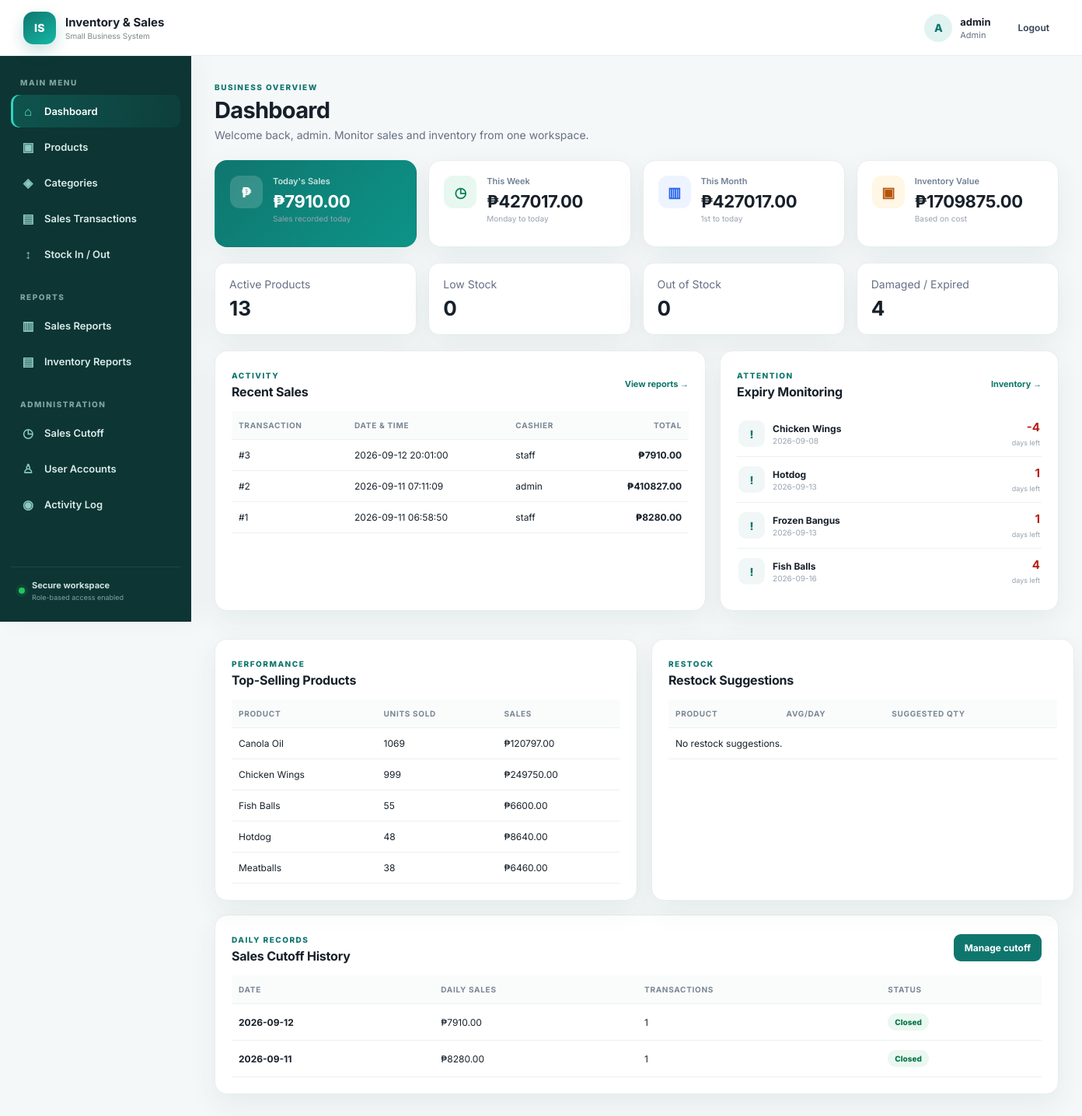
The page / (signed in) on the database its author committed.
### tables this page shows
CREATE TABLE sales (id INTEGER PRIMARY KEY AUTOINCREMENT, total REAL NOT NULL, payment REAL NOT NULL DEFAULT 0, change_amount REAL NOT NULL DEFAULT 0, created_at TEXT NOT NULL, cashier TEXT NOT NULL);

CREATE TABLE products (id INTEGER PRIMARY KEY AUTOINCREMENT, name TEXT NOT NULL, category_id INTEGER, price REAL NOT NULL DEFAULT 0, cost REAL NOT NULL DEFAULT 0, stock INTEGER NOT NULL DEFAULT 0, reorder_level INTEGER NOT NULL DEFAULT 5, expiry_date text, active integer not null default 1, FOREIGN KEY(category_id) REFERENCES categories(id) ON DELETE SET NULL);

CREATE TABLE sales_cutoffs (id INTEGER PRIMARY KEY AUTOINCREMENT, business_date TEXT UNIQUE NOT NULL, total_sales REAL NOT NULL DEFAULT 0, transaction_count INTEGER NOT NULL DEFAULT 0, closed_at TEXT NOT NULL, closed_by TEXT NOT NULL);

### app.py (the view)
@app.route("/")
@login_required
def dashboard():
    conn = db()
    periods = period_totals(conn)
    stats = {
        "products": conn.execute("SELECT COUNT(*) c FROM products WHERE active=1").fetchone()["c"],
        "inventory_value": conn.execute("SELECT COALESCE(SUM(stock*cost),0) v FROM products WHERE active=1").fetchone()["v"],
        "low_stock_count": conn.execute("SELECT COUNT(*) c FROM products WHERE active=1 AND stock>0 AND stock<=reorder_level").fetchone()["c"],
        "out_stock_count": conn.execute("SELECT COUNT(*) c FROM products WHERE active=1 AND stock=0").fetchone()["c"],
        "damaged": conn.execute("SELECT COALESCE(SUM(quantity),0) n FROM inventory_adjustments WHERE adjustment_type IN ('DAMAGED','CUSTOMER_RETURN_DAMAGED')").fetchone()["n"],
        "expired": conn.execute("SELECT COALESCE(SUM(quantity),0) n FROM inventory_adjustments WHERE adjustment_type IN ('EXPIRED','CUSTOMER_RETURN_EXPIRED')").fetchone()["n"],
        "returns": conn.execute("SELECT COALESCE(SUM(quantity),0) n FROM inventory_adjustments WHERE adjustment_type LIKE 'CUSTOMER_RETURN_%'").fetchone()["n"],
        "sales": conn.execute("SELECT COUNT(*) c FROM sales").fetchone()["c"],
        "revenue": conn.execute("SELECT COALESCE(SUM(total),0) t FROM sales").fetchone()["t"],
    }
    low_stock = conn.execute("""
        SELECT p.*, c.name category FROM products p
        LEFT JOIN categories c ON c.id=p.category_id
        WHERE p.stock <= p.reorder_level ORDER BY p.stock ASC LIMIT 8
    """).fetchall()
    recent_sales = conn.execute("SELECT * FROM sales ORDER BY id DESC LIMIT 8").fetchall()
    near_expiry = conn.execute("SELECT p.*, CAST(julianday(p.expiry_date)-julianday(?) AS INTEGER) days_left FROM products p WHERE p.active=1 AND p.expiry_date IS NOT NULL AND date(p.expiry_date)<=date(?, '+7 day') ORDER BY date(p.expiry_date) LIMIT 8", (today_str(),today_str())).fetchall()
    top_products = conn.execute("SELECT p.name,SUM(si.quantity) qty,SUM(si.subtotal) sales FROM sale_items si JOIN products p ON p.id=si.product_id GROUP BY si.product_id ORDER BY qty DESC LIMIT 5").fetchall()
    forecast=[]
    for prod in conn.execute("SELECT id,name,stock FROM products WHERE active=1 ORDER BY name").fetchall():
        sold=conn.execute("SELECT COALESCE(SUM(si.quantity),0) q FROM sale_items si JOIN sales ss ON ss.id=si.sale_id WHERE si.product_id=? AND date(ss.created_at)>=date(?, '-30 day')",(prod["id"],today_str())).fetchone()["q"]
        avg=sold/30
        suggested=max(0,int(round(avg*7))-prod["stock"])
        if suggested>0 or prod["stock"]==0: forecast.append({"name":prod["name"],"avg":round(avg,1),"suggested":suggested})
    forecast=sorted(forecast,key=lambda x:(-x["suggested"],x["name"]))[:6]
    cutoff = conn.execute("SELECT * FROM sales_cutoffs ORDER BY business_date DESC LIMIT 7").fetchall()
    today_cutoff = conn.execute("SELECT * FROM sales_cutoffs WHERE business_date=?", (today_str(),)).fetchone()
    conn.close()
    return render_template("dashboard.html", stats=stats, periods=periods,
                           low_stock=low_stock, recent_sales=recent_sales,
                           cutoff=cutoff, today_cutoff=today_cutoff, near_expiry=near_expiry, top_products=top_products, forecast=forecast)

### app.py (called while the page is built)
def db():
    conn = sqlite3.connect(DB)
    conn.row_factory = sqlite3.Row
    conn.execute("PRAGMA foreign_keys = ON")
    return conn

def today_str():
    return date.today().isoformat()

def login_required(f):
    @wraps(f)
    def wrapped(*args, **kwargs):
        if "user_id" not in session:
            return redirect(url_for("login"))
        return f(*args, **kwargs)
    return wrapped

def period_totals(conn):
    today = date.today()
    start_week = today - timedelta(days=today.weekday())
    start_month = today.replace(day=1)
    total = lambda d: conn.execute(
        "SELECT COALESCE(SUM(total),0) t FROM sales WHERE date(created_at)>=date(?)",
        (d.isoformat(),)
    ).fetchone()["t"]
    return {
        "today": total(today),
        "week": total(start_week),
        "month": total(start_month),
    }

### templates/dashboard.html (shortened to what this page needs)
{% extends "base.html" %}
{% block content %}
<div class="page-head">
    <div>
        <span class="eyebrow">BUSINESS OVERVIEW</span>
        <h1>Dashboard</h1>
        <p>
            Welcome back, {{ session.username }}.
            Monitor sales and inventory from one workspace.
        </p>
    </div>
</div>
<div class="metric-grid">
    <div class="metric-card primary">
        <div class="metric-icon">₱</div>
        <div>
            <span>Today's Sales</span>
            <strong>₱{{ "%.2f"|format(periods.today) }}</strong>
            <small>Sales recorded today</small>
        </div>
    </div>
    <div class="metric-card">
        <div class="metric-icon green">◷</div>
        <div>
            <span>This Week</span>
            <strong>₱{{ "%.2f"|format(periods.week) }}</strong>
            <small>Monday to today</small>
        </div>
    </div>
    <div class="metric-card">
        <div class="metric-icon blue">▥</div>
        <div>
            <span>This Month</span>
            <strong>₱{{ "%.2f"|format(periods.month) }}</strong>
            <small>1st to today</small>
        </div>
    </div>
    <div class="metric-card">
        <div class="metric-icon amber">▣</div>
        <div>
            <span>Inventory Value</span>
            <strong>₱{{ "%.2f"|format(stats.inventory_value) }}</strong>
            <small>Based on cost</small>
        </div>
    </div>
</div>
<div class="cards">
    <div class="card">
        <span>Active Products</span>
        <b>{{ stats.products }}</b>
    </div>
    <div class="card">
        <span>Low Stock</span>
        <b>{{ stats.low_stock_count }}</b>
    </div>
    <div class="card">
        <span>Out of Stock</span>
        <b>{{ stats.out_stock_count }}</b>
    </div>
    <div class="card">
        <span>Damaged / Expired</span>
        <b>{{ stats.damaged + stats.expired }}</b>
    </div>
</div>
<div class="dashboard-grid">
    <section class="panel">
        <div class="panel-head">
            <div>
                <span class="eyebrow">ACTIVITY</span>
                <h2>Recent Sales</h2>
            </div>
            <a
                class="text-link"
                href="{{ url_for('sales_report') }}"
            >
                View reports →
            </a>
        </div>
        <div class="table-wrap">
            <table>
                <tr>
                    <th>Transaction</th>
                    <th>Date &amp; Time</th>
                    <th>Cashier</th>
                    <th class="right">Total</th>
                </tr>
                {% for s in recent_sales %}
                <tr>
                    <td>#{{ s.id }}</td>
                    <td>{{ s.created_at }}</td>
                    <td>{{ s.cashier }}</td>
                    <td class="right">
                        <strong>
                            ₱{{ "%.2f"|format(s.total) }}
                        </strong>
                    </td>
                </tr>
                {% else %}
                <tr>
                    <td colspan="4" class="empty-row">
                        No sales recorded yet.
                    </td>
                </tr>
                {% endfor %}
            </table>
        </div>
    </section>
    <section class="panel">
        <div class="panel-head">
            <div>
                <span class="eyebrow">ATTENTION</span>
                <h2>Expiry Monitoring</h2>
            </div>
            <a
                class="text-link"
                href="{{ url_for('inventory_report') }}"
            >
                Inventory →
            </a>
        </div>
        <div class="stock-list">
            {% for p in near_expiry %}
            <div class="stock-row">
                <div class="stock-avatar">!</div>
                <div class="stock-info">
                    <strong>{{ p.name }}</strong>
                    <span>{{ p.expiry_date }}</span>
                </div>
                <div class="stock-count">
                    <strong>{{ p.days_left }}</strong>
                    <small>days left</small>
                </div>
            </div>
            {% endfor %}
        </div>
    </section>
</div>
<div class="grid2">
    <section class="panel">
        <div class="panel-head">
            <div>
                <span class="eyebrow">PERFORMANCE</span>
                <h2>Top-Selling Products</h2>
            </div>
        </div>
        <table>
            <tr>
                <th>Product</th>
                <th>Units Sold</th>
                <th>Sales</th>
            </tr>
            {% for p in top_products %}
            <tr>
                <td>{{ p.name }}</td>
                <td>{{ p.qty }}</td>
                <td>₱{{ "%.2f"|format(p.sales) }}</td>
            </tr>
            {% else %}
            <tr>
                <td colspan="3">
                    No sales yet.
                </td>
            </tr>
            {% endfor %}
        </table>
    </section>
    <section class="panel">
        <div class="panel-head">
            <div>
                <span class="eyebrow">RESTOCK</span>
                <h2>Restock Suggestions</h2>
            </div>
        </div>
        <table>
            <tr>
                <th>Product</th>
                <th>Avg/Day</th>
                <th>Suggested Qty</th>
            </tr>
            {% for p in forecast %}
            <tr>
                <td>{{ p.name }}</td>
                <td>{{ p.avg }}</td>
                <td>
                    <span class="badge low">
                        {{ p.suggested }}
                    </span>
                </td>
            </tr>
            {% else %}
            <tr>
                <td colspan="3">
                    No restock suggestions.
                </td>
            </tr>
            {% endfor %}
        </table>
    </section>
</div>
<section class="panel">
    <div class="panel-head">
        <div>
            <span class="eyebrow">DAILY RECORDS</span>
            <h2>Sales Cutoff History</h2>
        </div>
        {% if session.role == 'Admin' %}
        <a
            class="btnlink"
            href="{{ url_for('sales_cutoff') }}"
        >
            Manage cutoff
        </a>
        {% endif %}
    </div>
    <div class="table-wrap">
        <table>
            <tr>
                <th>Date</th>
                <th>Daily Sales</th>
                <th>Transactions</th>
                <th>Status</th>
            </tr>
            {% for c in cutoff %}
            <tr>
                <td>
                    <strong>{{ c.business_date }}</strong>
                </td>
                <td>
                    ₱{{ "%.2f"|format(c.total_sales) }}
                </td>
                <td>
                    {{ c.transaction_count }}
                </td>
                <td>
                    <span class="status-pill ok">
                        Closed
                    </span>
                </td>
            </tr>
            {% else %}
            <tr>
                <td colspan="4">
                    No cutoff records yet.
                </td>
            </tr>
            {% endfor %}
        </table>
    </div>
</section>
{% endblock %}

### static/css/style.css (style rules this page uses)
:root { --teal:#0f766e; --teal2:#0d9488; --deep:#0b3b38; --ink:#17202a; --muted:#667085; --line:#e7eeee; --bg:#f5f8f8; --white:#fff; --danger:#b42318; --shadow:0 12px 35px rgba(16,55,52,.07); }
* { box-sizing:border-box; }
html { scroll-behavior:smooth; }
body { margin:0; font-family:Inter,Segoe UI,Arial,sans-serif; background:var(--bg); color:var(--ink); font-size:14px; }
.eyebrow { display:inline-block; color:var(--teal); font-size:10px; font-weight:800; letter-spacing:1.5px; }
.page-head { display:flex; justify-content:space-between; align-items:end; margin-bottom:24px; }
.page-head h1 { font-size:29px; margin:5px 0 6px; letter-spacing:-.7px; }
.page-head p { margin:0; color:var(--muted); }
.metric-grid { display:grid; grid-template-columns:repeat(4,1fr); gap:15px; margin-bottom:20px; }
.metric-card { background:white; border:1px solid var(--line); border-radius:16px; padding:19px; display:flex; gap:13px; align-items:flex-start; box-shadow:var(--shadow); min-height:112px; }
.metric-card.primary { background:linear-gradient(135deg,#0f766e,#0d9488); color:white; border-color:transparent; }
.metric-icon { width:42px; height:42px; flex:0 0 42px; border-radius:12px; display:grid; place-items:center; background:#e8f5f3; color:var(--teal); font-weight:800; font-size:18px; }
.primary .metric-icon { background:rgba(255,255,255,.16); color:white; }
.metric-icon.green { color:#087f5b; background:#e8f8f0; }
.metric-icon.blue { color:#2563eb; background:#eef4ff; }
.metric-icon.amber { color:#b45309; background:#fff6e5; }
.metric-card span,.metric-card strong,.metric-card small { display:block; }
.metric-card span { font-size:11px; color:#718096; font-weight:600; }
.primary .metric-card span,.primary span,.primary small { color:rgba(255,255,255,.78); }
.metric-card strong { font-size:22px; margin:6px 0 3px; letter-spacing:-.4px; }
.metric-card small { font-size:10px; color:#98a2b3; }
.dashboard-grid { display:grid; grid-template-columns:1.45fr 1fr; gap:18px; margin-bottom:18px; }
.panel { background:white; border:1px solid var(--line); border-radius:16px; padding:21px; box-shadow:var(--shadow); margin-bottom:18px; }
.panel-head { display:flex; justify-content:space-between; align-items:center; gap:12px; margin-bottom:15px; }
.panel h2 { font-size:16px; margin:4px 0 0; letter-spacing:-.2px; }
.text-link { font-size:11px; font-weight:700; color:var(--teal); text-decoration:none; }
.table-wrap { overflow-x:auto; }
table { width:100%; border-collapse:collapse; min-width:500px; }
th,td { text-align:left; padding:12px 9px; border-bottom:1px solid #edf1f1; font-size:12px; }
th { font-size:10px; color:#7b8794; text-transform:uppercase; letter-spacing:.7px; background:#fafcfc; }
.right { text-align:right; }
.stock-list { display:flex; flex-direction:column; }
.stock-row { display:flex; align-items:center; gap:10px; padding:11px 2px; border-bottom:1px solid #edf1f1; }
.stock-row:last-child { border-bottom:0; }
.stock-avatar { width:34px; height:34px; border-radius:10px; background:#f0f7f6; color:var(--teal); display:grid; place-items:center; font-weight:800; }
.stock-info { flex:1; min-width:0; }
.stock-info strong,.stock-info span { display:block; }
.stock-info strong { font-size:12px; white-space:nowrap; overflow:hidden; text-overflow:ellipsis; }
.stock-info span { font-size:10px; color:#98a2b3; margin-top:2px; }
.stock-count { text-align:right; }
.stock-count strong { display:block; font-size:15px; color:#b42318; }
.stock-count small { font-size:9px; color:#98a2b3; }
.btnlink,button { font:inherit; cursor:pointer; }
.btnlink,button { background:var(--teal); color:white; border:0; text-decoration:none; padding:10px 14px; border-radius:9px; font-weight:700; font-size:12px; }
.cards { display:grid; grid-template-columns:repeat(4,1fr); gap:15px; margin:20px 0; }
.card { background:#fff; border:1px solid var(--line); border-radius:14px; padding:18px; box-shadow:var(--shadow); }
.card span { display:block; color:#667085; }
.card b { display:block; font-size:26px; margin-top:7px; }
.grid2 { display:grid; grid-template-columns:1fr 1fr; gap:18px; }
.badge,.status-pill { padding:5px 9px; border-radius:20px; font-size:10px; font-weight:800; display:inline-block; }
.ok,.status-pill.ok { background:#eaf8f1; color:#067647; }

### rows shown on the page
sales: id "3", created_at "2026-09-12 20:01:00", cashier "staff", total "7910.00"
sales: id "2", created_at "2026-09-11 07:11:09", cashier "admin", total "410827.00"
sales: id "1", created_at "2026-09-11 06:58:50", cashier "staff", total "8280.00"
products: name "Chicken Wings", expiry_date "2026-09-08", days_left "-4"
products: name "Hotdog", expiry_date "2026-09-13", days_left "1"
products: name "Frozen Bangus", expiry_date "2026-09-13", days_left "1"
products: name "Fish Balls", expiry_date "2026-09-16", days_left "4"
products: name "Canola Oil", qty "1069", sales "120797.00"
products: name "Meatballs", qty "38", sales "6460.00"
sales_cutoffs: business_date "2026-09-12", total_sales "7910.00", transaction_count "1"
sales_cutoffs: business_date "2026-09-11", total_sales "8280.00", transaction_count "1"

### other values the page prints
{{ session.username[:1]|upper }} "A"
{{ session.username }} "admin"
{{ session.role }} "Admin"
{{ "%.2f"|format(periods.today) }} "7910.00"
{{ "%.2f"|format(periods.week) }} "427017.00"
{{ "%.2f"|format(periods.month) }} "427017.00"
{{ "%.2f"|format(stats.inventory_value) }} "1709875.00"
{{ stats.products }} "13"
{{ stats.low_stock_count }} "0"
{{ stats.out_stock_count }} "0"
{{ stats.damaged + stats.expired }} "4"
{{ p.name }} "Chicken Wings" "Fish Balls" "Hotdog"
{{ p.qty }} "999" "55" "48"
{{ "%.2f"|format(p.sales) }} "249750.00" "6600.00" "8640.00"
